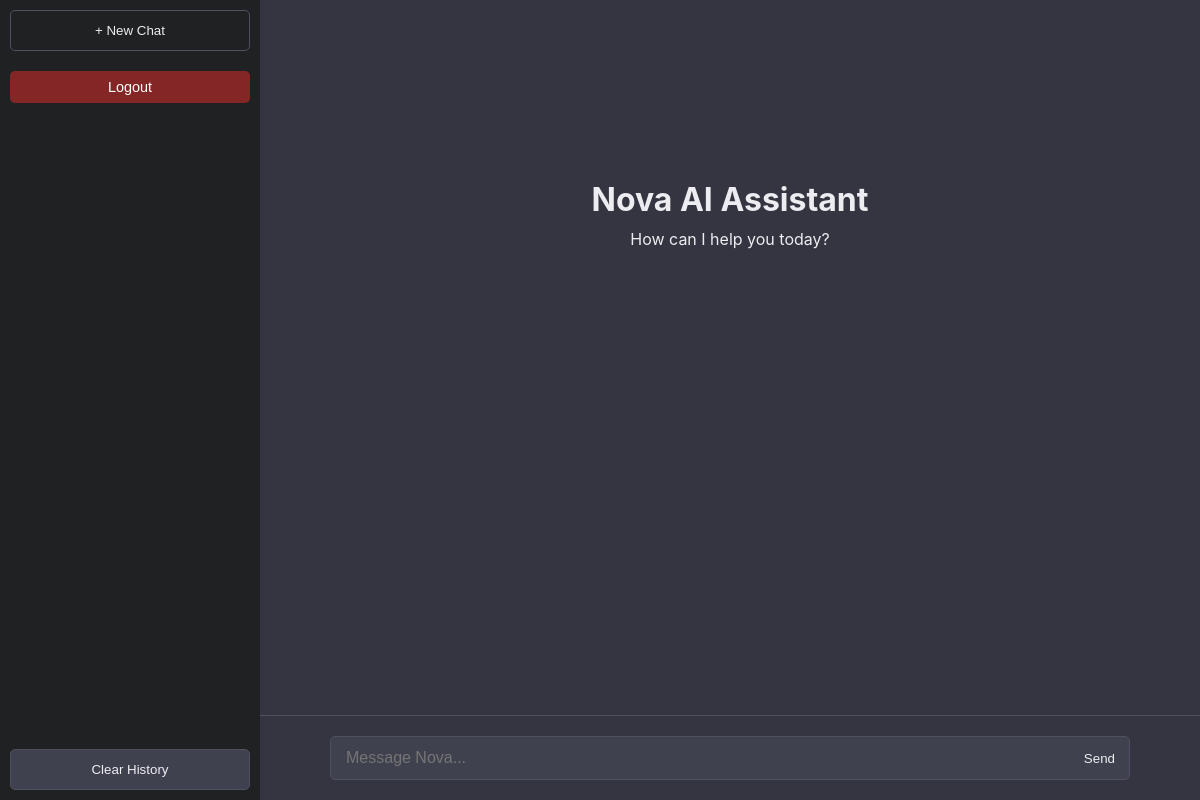
Page / (signed in) on the earlier database version.
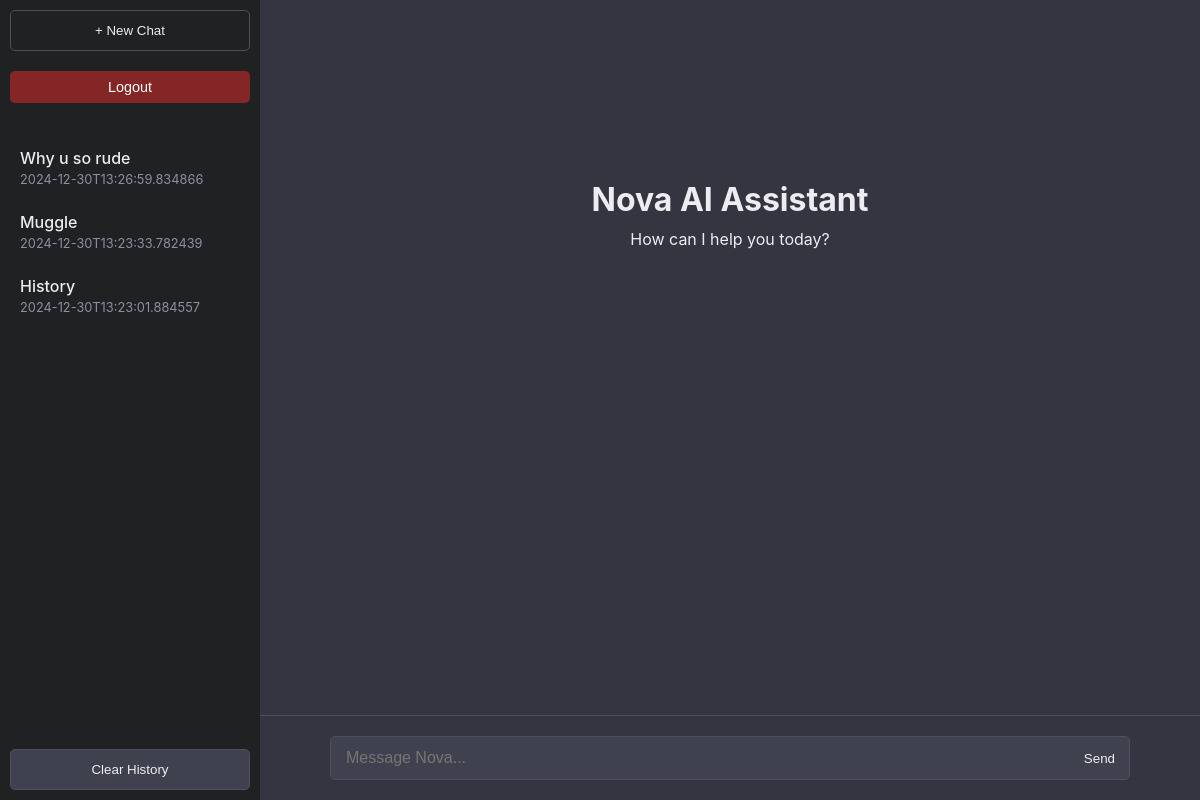
Same page on the later database version.
### tables this page shows
CREATE TABLE chats
            (id TEXT PRIMARY KEY,
             title TEXT,
             created_at TIMESTAMP,
             user_id INTEGER,
             FOREIGN KEY (user_id) REFERENCES users (id));

### app.py (the view)
@app.route('/')
@login_required
def home():
    try:
        db = get_db()
        user = db.execute('SELECT id FROM users WHERE username = ?',
                         (session['username'],)).fetchone()
        chats = db.execute('SELECT * FROM chats WHERE user_id = ? ORDER BY created_at DESC',
                          (user['id'],)).fetchall()
        db.close()
        return render_template('index.html', chats=chats, username=session['username'])
    except Exception as e:
        print(f"Error in home route: {e}")
        return render_template('index.html', chats=[], username=session['username'])

### app.py (called while the page is built)
def get_db():
    conn = sqlite3.connect('chats.db')
    conn.row_factory = sqlite3.Row
    return conn

def login_required(f):
    @wraps(f)
    def decorated_function(*args, **kwargs):
        if 'username' not in session:
            return redirect(url_for('login'))
        return f(*args, **kwargs)
    return decorated_function

### templates/index.html (shortened to what this page needs)
<!DOCTYPE html>
<html lang="en">
<head>
    <link rel="stylesheet" href="{{ url_for('static', filename='styles.css') }}">
</head>
<body>
    <div class="chat-container">
        <div class="sidebar">
            <div class="new-chat">
                <button onclick="debouncedCreateNewChat()">+ New Chat</button>
            </div>
            <button onclick="window.location.href='/logout'" class="logout-button">Logout</button>
            <div class="chat-history" id="chat-history">
                {% for chat in chats %}
                <div class="chat-history-item" data-chat-id="{{ chat.id }}" onclick="loadChat('{{ chat.id }}')">
                    <div class="chat-title">{{ chat.title }}</div>
                    <div class="chat-date">{{ chat.created_at }}</div>
                </div>
                {% endfor %}
            </div>
            <button onclick="clearChatHistory()" class="clear-history">Clear History</button>
        </div>
        <div class="main-content">
            <div class="chat-messages markdown" id="chat-messages">
                <div class="welcome-message">
                    <h1 class="fade-in">Nova AI Assistant</h1>
                    <p class="typing-effect delayed-typing">How can I help you today?</p>
                </div>
            </div>
            <div class="chat-input-container">
                <div class="input-wrapper">
                    <input type="text" id="user-input" placeholder="Message Nova...">
                    <button onclick="sendMessage()">Send</button>
                </div>
            </div>
        </div>
    </div>
</body>
</html>

### static/styles.css (style rules this page uses)
* { margin: 0; padding: 0; box-sizing: border-box; }
body { font-family: -apple-system, BlinkMacSystemFont, 'Segoe UI', Roboto, Oxygen, Ubuntu, Cantarell, 'Open Sans', 'Helvetica Neue', sans-serif; background-color: #343541; color: #ECECF1; height: 100vh; overflow: hidden; }
.chat-container { display: flex; height: 100vh; }
.sidebar { width: 260px; background-color: #202123; padding: 10px; display: flex; flex-direction: column; }
.main-content { flex-grow: 1; display: flex; flex-direction: column; position: relative; }
.chat-messages { flex-grow: 1; overflow-y: auto; display: flex; flex-direction: column; gap: 20px; padding: 20px 40px; scroll-behavior: smooth; }
.welcome-message { text-align: center; margin-top: 20vh; }
.welcome-message h1 { font-size: 2rem; margin-bottom: 10px; }
.chat-input-container { padding: 20px; background-color: #343541; border-top: 1px solid #4E4F60; }
.input-wrapper { max-width: 800px; margin: 0 auto; position: relative; }
#user-input { width: 100%; padding: 12px 45px 12px 15px; background-color: #40414F; border: 1px solid #4E4F60; border-radius: 5px; color: #ECECF1; font-size: 1rem; outline: none; }
.new-chat button { width: 100%; padding: 12px; background-color: transparent; border: 1px solid #4E4F60; color: #ECECF1; border-radius: 5px; cursor: pointer; margin-bottom: 20px; transition: background-color 0.3s; }
.input-wrapper button { position: absolute; right: 10px; top: 50%; transform: translateY(-50%); background: none; border: none; color: #ECECF1; cursor: pointer; padding: 5px; }
.clear-history { width: 100%; padding: 12px; background-color: #40414F; border: 1px solid #4E4F60; color: #ECECF1; border-radius: 5px; cursor: pointer; transition: background-color 0.3s; margin-top: auto; }
.logout-button { padding: 8px 12px; background-color: #852626; border: none; color: white; border-radius: 5px; cursor: pointer; font-size: 0.9rem; margin-bottom: 10px; }
.chat-history { margin-top: 20px; overflow-y: auto; }
.chat-history-item { padding: 10px; margin: 5px 0; border-radius: 5px; cursor: pointer; transition: background-color 0.3s; color: #ECECF1; }
.chat-title { font-weight: 500; margin-bottom: 4px; }
.chat-date { font-size: 0.8em; color: #8E8EA0; }
* { scrollbar-width: thin; scrollbar-color: #4E4F60 #343541; }
.welcome-message { text-align: center; margin-top: 20vh; display: flex; flex-direction: column; align-items: center; }
.typing-effect, .delayed-typing { overflow: hidden; white-space: nowrap; animation: typing 2.5s steps(80) forwards; width: 0; margin: 0 auto; text-align: center; display: inline-block; position: relative; }
.fade-in { animation: fadeIn 0.5s ease; }
.delayed-typing { animation-delay: 1s; }

Differences in the rows shown:
added chats: title "Why u so rude", created_at "2024-12-30T13:26:59.834866"
added chats: title "Muggle", created_at "2024-12-30T13:23:33.782439"
added chats: title "History", created_at "2024-12-30T13:23:01.884557"
